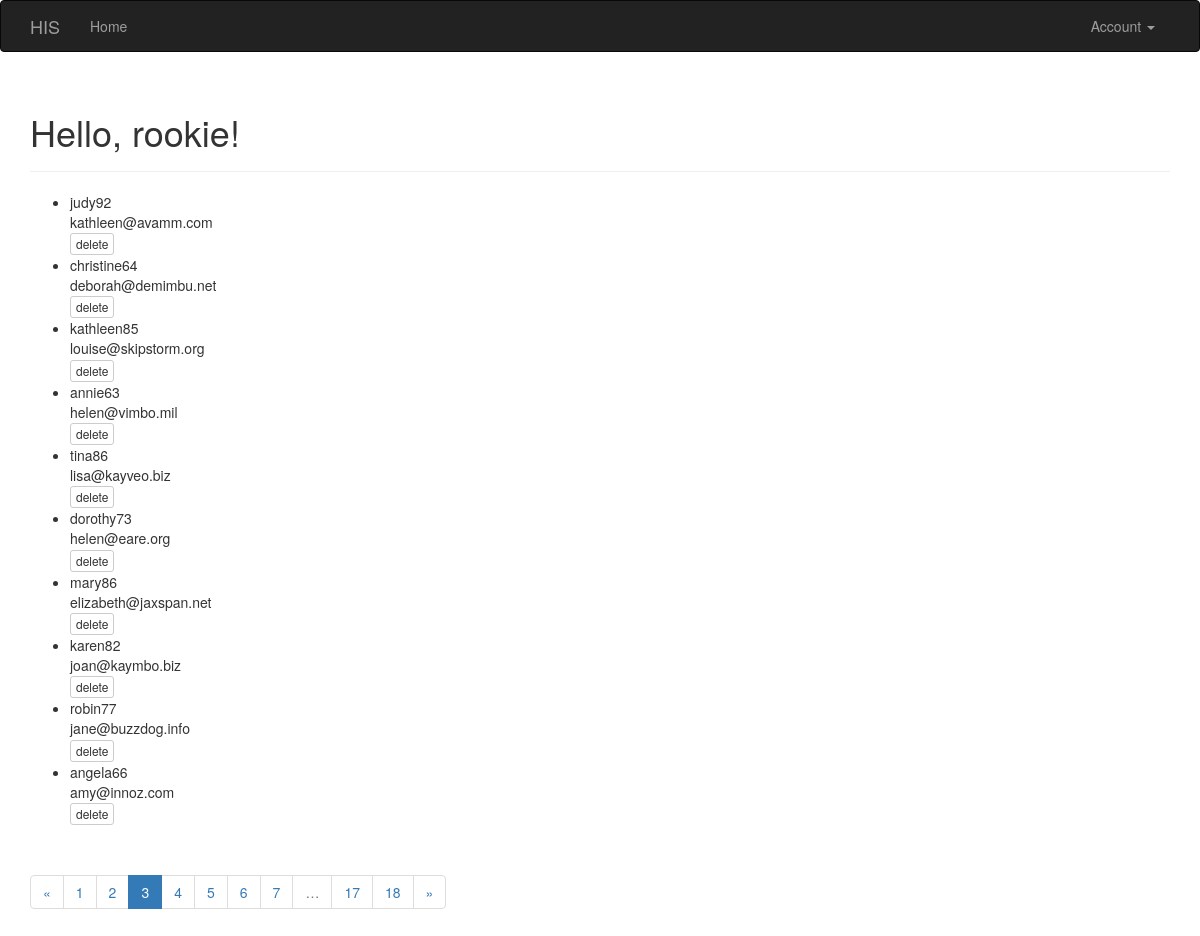
Page /?page=3 (signed in) on the committed database.
### app/models.py (models this page shows, shortened)
class User(UserMixin, db.Model):
    __tablename__ = 'users'
    id = db.Column(db.Integer, primary_key=True)
    email = db.Column(db.String(64), unique=True, index=True)
    username = db.Column(db.String(64), unique=True, index=True)
    role_id = db.Column(db.Integer, db.ForeignKey('roles.id'))
    password_hash = db.Column(db.String(128))
    confirmed = db.Column(db.Boolean, default=False)
    @property
    def password(self):
        raise AttributeError('password is not a readable attribute')
    def can(self, permissions):
        return self.role is not None and \
            (self.role.permissions & permissions) == permissions
    def is_administrator(self):
        return self.can(Permission.ADMINISTER)

### app/main/views.py (the view)
@main.route('/')
def index():
    page = request.args.get('page', 1, type=int)
    pagination = User.query.order_by(User.id.desc()).paginate(
        page, per_page=current_app.config['FLASKY_POSTS_PER_PAGE'],
        error_out=False)
    users = pagination.items
    return render_template('index.html', users=users, pagination=pagination)
    return render_template('index.html')

### app/auth/views.py (called while the page is built)
@auth.before_app_request
def before_request():
    if current_user.is_authenticated \
            and not current_user.confirmed \
            and request.endpoint[:5] != 'auth.' \
            and request.endpoint != 'static':
        return redirect(url_for('auth.unconfirmed'))

### app/main/__init__.py (called while the page is built)
@main.app_context_processor
def inject_permissions():
    return dict(Permission=Permission)

### app/models.py (called while the page is built)
@login_manager.user_loader
def load_user(user_id):
    return User.query.get(int(user_id))

### app/templates/index.html (shortened to what this page needs)
{% extends "base.html" %}
{% import "_macros.html" as macros %}
{% block page_content %}
<div class="page-header">
    <h1>Hello, {% if current_user.is_authenticated %}{{ current_user.username }}{% else %}Stranger{% endif %}!</h1>
</div>
{% if current_user.is_administrator() %}
    <ul class="users">
        {% for user in users %}
            {% if not user.username == current_user.username%}
                <li class="user">
                    <div class="user-content">
                        <div class="user-name">{{ user.username }}</div>
                        <div class="user-email">{{ user.email }}</div>
                    </div>
                </li>
                <a class="btn btn-default btn-xs" href="{{ url_for('.delete_user',id = user.id) }}">delete</a>
            {% endif %}
        {% endfor %}
    </ul>
    {% if pagination %}
    <div class="pagination">
        {{ macros.pagination_widget(pagination, '.index') }}
    </div>
{% endif %}
{% endif %}
{% endblock %}

### rows in the picture
User: username "rookie"
User: username "judy92", email "kathleen@avamm.com"
User: username "christine64", email "deborah@demimbu.net"
User: username "kathleen85", email "louise@skipstorm.org"
User: username "annie63", email "helen@vimbo.mil"
User: username "tina86", email "lisa@kayveo.biz"
User: username "dorothy73", email "helen@eare.org"
User: username "mary86", email "elizabeth@jaxspan.net"
User: username "karen82", email "joan@kaymbo.biz"
User: username "robin77", email "jane@buzzdog.info"
User: username "angela66", email "amy@innoz.com"

### other values in the picture
{{ p }} "1" "2" "4" "5" "6" "7" "17" "18"
{{ p }} "3"
